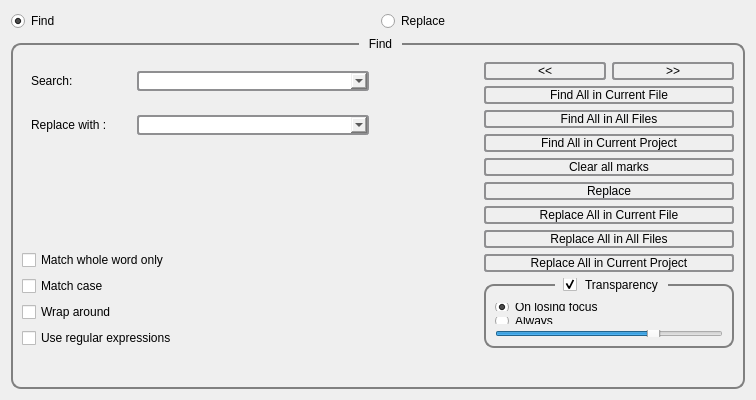
<?xml version="1.0" encoding="UTF-8"?>
<ui version="4.0">
 <class>SearchWgt</class>
 <widget class="QWidget" name="SearchWgt">
  <property name="geometry">
   <rect>
    <x>0</x>
    <y>0</y>
    <width>756</width>
    <height>400</height>
   </rect>
  </property>
  <property name="sizePolicy">
   <sizepolicy hsizetype="Preferred" vsizetype="Preferred">
    <horstretch>0</horstretch>
    <verstretch>0</verstretch>
   </sizepolicy>
  </property>
  <property name="minimumSize">
   <size>
    <width>0</width>
    <height>400</height>
   </size>
  </property>
  <property name="maximumSize">
   <size>
    <width>16777215</width>
    <height>16777215</height>
   </size>
  </property>
  <property name="windowTitle">
   <string>Find in Path</string>
  </property>
  <property name="styleSheet">
   <string notr="true">QPushButton {
    border: 2px solid #8f8f91;
    border-radius: 3px;
    background-color: qlineargradient(x1: 0, y1: 0, x2: 0, y2: 1,
                                      stop: 0 #f6f7fa, stop: 1 #dadbde);
}

QPushButton:pressed {
    background-color: qlineargradient(x1: 0, y1: 0, x2: 0, y2: 1,
                                      stop: 0 #dadbde, stop: 1 #f6f7fa);
}

QPushButton:flat {
    border: none; /* no border for a flat push button */
}

QPushButton:default {
    border-color: navy; /* make the default button prominent */
}

QComboBox{
    border: 2px solid #8f8f91;
    border-radius: 3px;
	min-width:220px;
}

QGroupBox{
    border: 2px solid grey;
    border-radius: 10px;
    margin-top: 6px;
    padding-top: 8px;
}

QGroupBox::title {
    margin: 0 5px;
    subcontrol-origin: margin;
    subcontrol-position: top center;
    padding: 0 3px;
}
labelStatus { color : blue; }
labelStatus[errored=true]{color : red;}</string>
  </property>
  <layout class="QVBoxLayout" name="verticalLayout_2">
   <item>
    <layout class="QHBoxLayout" name="horizontalLayout_13">
     <item>
      <widget class="QRadioButton" name="radioButtonFind">
       <property name="text">
        <string>Find</string>
       </property>
       <property name="checked">
        <bool>true</bool>
       </property>
      </widget>
     </item>
     <item>
      <widget class="QRadioButton" name="radioButtonReplace">
       <property name="text">
        <string>Replace</string>
       </property>
      </widget>
     </item>
    </layout>
   </item>
   <item>
    <widget class="QGroupBox" name="groupBox">
     <property name="title">
      <string>Find</string>
     </property>
     <layout class="QVBoxLayout" name="verticalLayout">
      <item>
       <layout class="QHBoxLayout" name="horizontalLayout_9">
        <property name="spacing">
         <number>6</number>
        </property>
        <property name="sizeConstraint">
         <enum>QLayout::SetDefaultConstraint</enum>
        </property>
        <item>
         <layout class="QVBoxLayout" name="verticalLayout_11">
          <item>
           <widget class="QWidget" name="widgetFindWhat" native="true">
            <layout class="QHBoxLayout" name="horizontalLayout_10">
             <item>
              <widget class="QLabel" name="labelFindWhat">
               <property name="sizePolicy">
                <sizepolicy hsizetype="Fixed" vsizetype="Preferred">
                 <horstretch>0</horstretch>
                 <verstretch>0</verstretch>
                </sizepolicy>
               </property>
               <property name="minimumSize">
                <size>
                 <width>100</width>
                 <height>0</height>
                </size>
               </property>
               <property name="maximumSize">
                <size>
                 <width>100</width>
                 <height>16777215</height>
                </size>
               </property>
               <property name="text">
                <string>Search:</string>
               </property>
              </widget>
             </item>
             <item>
              <widget class="QComboBox" name="comboBoxFindWhat">
               <property name="editable">
                <bool>true</bool>
               </property>
              </widget>
             </item>
            </layout>
           </widget>
          </item>
          <item>
           <widget class="QWidget" name="widgetReplaceWith" native="true">
            <layout class="QHBoxLayout" name="horizontalLayout_14">
             <item>
              <widget class="QLabel" name="labelReplaceWith">
               <property name="sizePolicy">
                <sizepolicy hsizetype="Fixed" vsizetype="Preferred">
                 <horstretch>0</horstretch>
                 <verstretch>0</verstretch>
                </sizepolicy>
               </property>
               <property name="minimumSize">
                <size>
                 <width>100</width>
                 <height>0</height>
                </size>
               </property>
               <property name="maximumSize">
                <size>
                 <width>100</width>
                 <height>16777215</height>
                </size>
               </property>
               <property name="text">
                <string>Replace with :</string>
               </property>
              </widget>
             </item>
             <item>
              <widget class="QComboBox" name="comboBoxReplaceWith">
               <property name="editable">
                <bool>true</bool>
               </property>
              </widget>
             </item>
            </layout>
           </widget>
          </item>
          <item>
           <spacer name="verticalSpacer_6">
            <property name="orientation">
             <enum>Qt::Vertical</enum>
            </property>
            <property name="sizeType">
             <enum>QSizePolicy::MinimumExpanding</enum>
            </property>
            <property name="sizeHint" stdset="0">
             <size>
              <width>20</width>
              <height>40</height>
             </size>
            </property>
           </spacer>
          </item>
          <item>
           <layout class="QHBoxLayout" name="horizontalLayout_11">
            <item>
             <layout class="QVBoxLayout" name="verticalLayout_12">
              <item>
               <widget class="QCheckBox" name="checkBoxWholeWord">
                <property name="text">
                 <string>Match whole word only</string>
                </property>
               </widget>
              </item>
              <item>
               <widget class="QCheckBox" name="checkBoxCase">
                <property name="text">
                 <string>Match case</string>
                </property>
               </widget>
              </item>
              <item>
               <widget class="QCheckBox" name="checkBoxWrapAround">
                <property name="text">
                 <string>Wrap around</string>
                </property>
               </widget>
              </item>
              <item>
               <widget class="QCheckBox" name="checkBoxRegularExpressions">
                <property name="text">
                 <string>Use regular expressions</string>
                </property>
               </widget>
              </item>
             </layout>
            </item>
            <item>
             <spacer name="horizontalSpacer_5">
              <property name="orientation">
               <enum>Qt::Horizontal</enum>
              </property>
              <property name="sizeHint" stdset="0">
               <size>
                <width>40</width>
                <height>20</height>
               </size>
              </property>
             </spacer>
            </item>
           </layout>
          </item>
         </layout>
        </item>
        <item>
         <spacer name="horizontalSpacer_6">
          <property name="orientation">
           <enum>Qt::Horizontal</enum>
          </property>
          <property name="sizeType">
           <enum>QSizePolicy::Fixed</enum>
          </property>
          <property name="sizeHint" stdset="0">
           <size>
            <width>100</width>
            <height>20</height>
           </size>
          </property>
         </spacer>
        </item>
        <item>
         <layout class="QVBoxLayout" name="verticalLayout_13">
          <item>
           <layout class="QHBoxLayout" name="horizontalLayout_12">
            <property name="sizeConstraint">
             <enum>QLayout::SetNoConstraint</enum>
            </property>
            <item>
             <widget class="QPushButton" name="pushButtonFindPrev">
              <property name="text">
               <string>&lt;&lt;</string>
              </property>
             </widget>
            </item>
            <item>
             <widget class="QPushButton" name="pushButtonFindNext">
              <property name="text">
               <string>&gt;&gt;</string>
              </property>
             </widget>
            </item>
           </layout>
          </item>
          <item>
           <widget class="QPushButton" name="pushButtonFindAllCurrent">
            <property name="minimumSize">
             <size>
              <width>250</width>
              <height>0</height>
             </size>
            </property>
            <property name="text">
             <string>Find All in Current File</string>
            </property>
           </widget>
          </item>
          <item>
           <widget class="QPushButton" name="pushButtonFindAllAll">
            <property name="minimumSize">
             <size>
              <width>250</width>
              <height>0</height>
             </size>
            </property>
            <property name="text">
             <string>Find All in All Files</string>
            </property>
           </widget>
          </item>
          <item>
           <widget class="QPushButton" name="pushButtonFindAllCurProject">
            <property name="text">
             <string>Find All in Current Project</string>
            </property>
           </widget>
          </item>
          <item>
           <widget class="QPushButton" name="pushButtonClear">
            <property name="minimumSize">
             <size>
              <width>250</width>
              <height>0</height>
             </size>
            </property>
            <property name="text">
             <string>Clear all marks</string>
            </property>
           </widget>
          </item>
          <item>
           <widget class="QPushButton" name="pushButtonReplace">
            <property name="minimumSize">
             <size>
              <width>250</width>
              <height>0</height>
             </size>
            </property>
            <property name="text">
             <string>Replace</string>
            </property>
           </widget>
          </item>
          <item>
           <widget class="QPushButton" name="pushButtonReplaceAllCurrent">
            <property name="minimumSize">
             <size>
              <width>250</width>
              <height>0</height>
             </size>
            </property>
            <property name="text">
             <string>Replace All in Current File</string>
            </property>
           </widget>
          </item>
          <item>
           <widget class="QPushButton" name="pushButtonReplaceAllAll">
            <property name="minimumSize">
             <size>
              <width>250</width>
              <height>0</height>
             </size>
            </property>
            <property name="text">
             <string>Replace All in All Files</string>
            </property>
           </widget>
          </item>
          <item>
           <widget class="QPushButton" name="pushButtonReplaceAllCurProject">
            <property name="text">
             <string>Replace All in Current Project</string>
            </property>
           </widget>
          </item>
          <item>
           <spacer name="verticalSpacer_7">
            <property name="orientation">
             <enum>Qt::Vertical</enum>
            </property>
            <property name="sizeHint" stdset="0">
             <size>
              <width>20</width>
              <height>40</height>
             </size>
            </property>
           </spacer>
          </item>
          <item>
           <widget class="QGroupBox" name="groupBoxTransparency">
            <property name="title">
             <string>Transparency</string>
            </property>
            <property name="checkable">
             <bool>true</bool>
            </property>
            <layout class="QVBoxLayout" name="verticalLayout_14">
             <item>
              <widget class="QRadioButton" name="radioButtonLosingFocus">
               <property name="text">
                <string>On losing focus</string>
               </property>
               <property name="checked">
                <bool>true</bool>
               </property>
              </widget>
             </item>
             <item>
              <widget class="QRadioButton" name="radioButtonAllways">
               <property name="text">
                <string>Always</string>
               </property>
              </widget>
             </item>
             <item>
              <widget class="QSlider" name="horizontalSliderTransparency">
               <property name="sliderPosition">
                <number>70</number>
               </property>
               <property name="orientation">
                <enum>Qt::Horizontal</enum>
               </property>
              </widget>
             </item>
            </layout>
           </widget>
          </item>
         </layout>
        </item>
       </layout>
      </item>
      <item>
       <spacer name="verticalSpacer">
        <property name="orientation">
         <enum>Qt::Vertical</enum>
        </property>
        <property name="sizeType">
         <enum>QSizePolicy::Fixed</enum>
        </property>
        <property name="sizeHint" stdset="0">
         <size>
          <width>20</width>
          <height>10</height>
         </size>
        </property>
       </spacer>
      </item>
      <item>
       <widget class="QLabel" name="labelStatus">
        <property name="styleSheet">
         <string notr="true"/>
        </property>
        <property name="text">
         <string/>
        </property>
       </widget>
      </item>
     </layout>
    </widget>
   </item>
  </layout>
 </widget>
 <resources/>
 <connections/>
</ui>
